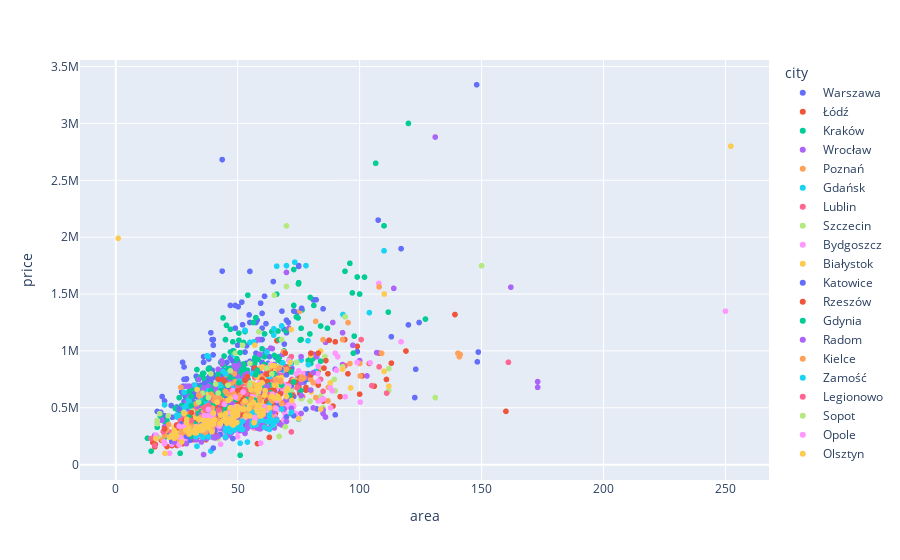

Here is the notebook cell this chart was saved with:
### Code cell
px.scatter(apartments, 'area', 'price', color='city')
